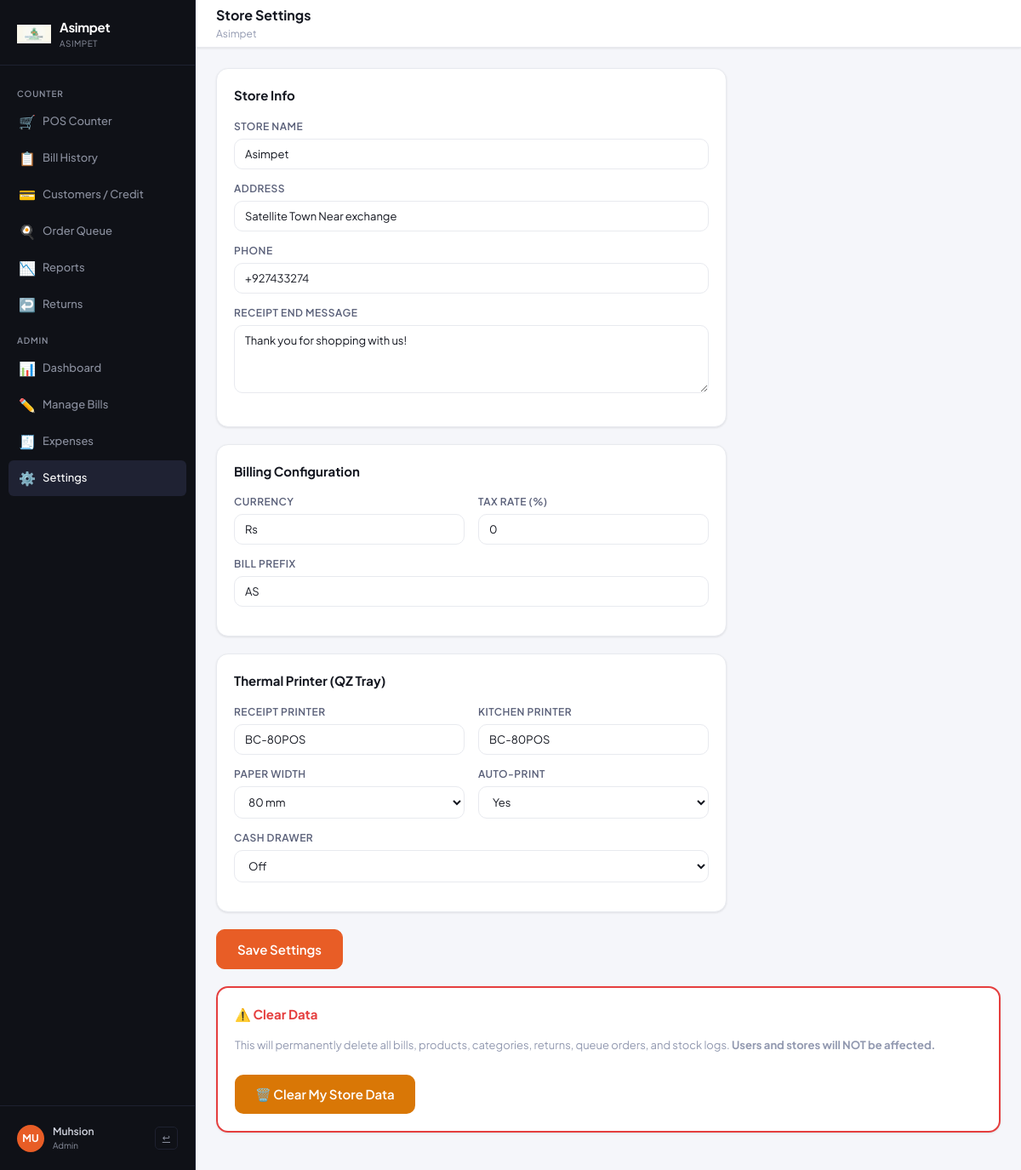
The app's page /admin/settings.php (signed in) with its own data.
### tables this page shows
CREATE TABLE stores (
            id INTEGER PRIMARY KEY AUTOINCREMENT,
            name TEXT NOT NULL,
            phone TEXT DEFAULT '',
            address TEXT DEFAULT '',
            receipt_footer TEXT DEFAULT 'Thank you!',
            bill_prefix TEXT DEFAULT 'ST',
            tax_rate REAL DEFAULT 5,
            currency TEXT DEFAULT 'Rs',
            is_active INTEGER DEFAULT 1,
            created_at DATETIME DEFAULT CURRENT_TIMESTAMP
        , logo TEXT DEFAULT '');

### includes/db.php (called while the page is built, shortened)
<?php
function baseUrl($path = '') {
    static $base = null;
    if ($base === null) {
        $docRoot  = str_replace('\\', '/', realpath($_SERVER['DOCUMENT_ROOT'] ?? ROOT_PATH) ?: ROOT_PATH);
        $projRoot = str_replace('\\', '/', ROOT_PATH);
        $base     = rtrim(substr($projRoot, strlen($docRoot)), '/');
    }
    return $base . '/' . ltrim($path, '/');
}
function getDB() {
    try {
        $db = new PDO('sqlite:' . DB_FILE);
        $db->setAttribute(PDO::ATTR_ERRMODE, PDO::ERRMODE_EXCEPTION);
        $db->setAttribute(PDO::ATTR_DEFAULT_FETCH_MODE, PDO::FETCH_ASSOC);
        $db->setAttribute(PDO::ATTR_TIMEOUT, 30);
        $db->exec('PRAGMA journal_mode=WAL');
        $db->exec('PRAGMA busy_timeout=5000');
        return $db;
    } catch (Exception $e) {
        error_log('Database error: ' . $e->getMessage());
        die('<h2>Database Error</h2><p>' . htmlspecialchars($e->getMessage()) . '</p>'
            . '<p>Try visiting <a href="' . htmlspecialchars(baseUrl('check.php')) . '">check.php</a> for diagnostics, '
            . 'or delete <code>data/restaurant.db</code> to reset (this removes all data).</p>');
    }
}
function getStore($storeId) {
    $db = getDB();
    $st = $db->prepare("SELECT * FROM stores WHERE id = ?");
    $st->execute([(int)$storeId]);
    return $st->fetch() ?: null;
}
function getStoreSettings($storeId) {
    $store = getStore($storeId);
    $out = [
        'restaurant_name'    => $store['name'],
        'restaurant_address' => $store['address'],
        'restaurant_phone'   => $store['phone'],
        'receipt_footer'     => $store['receipt_footer'],
        'bill_prefix'        => $store['bill_prefix'],
        'tax_rate'           => (string)$store['tax_rate'],
        'currency'           => $store['currency'],
        'store_id'           => (string)$store['id'],
        'store_name'         => $store['name'],
    ];
    $db = getDB();
    $st = $db->prepare("SELECT key, value FROM store_settings WHERE store_id = ?");
    $st->execute([(int)$storeId]);
    foreach ($st->fetchAll() as $r) {
        $out[$r['key']] = $r['value'];
    }
    return $out;
}
?>

### includes/auth.php (called while the page is built, shortened)
<?php
require_once __DIR__ . '/db.php';
function isAdmin() {
    return isset($_SESSION['role']) && in_array($_SESSION['role'], ['admin', 'super_admin'], true);
}
function currentUser() {
    return [
        'id'       => $_SESSION['user_id']  ?? null,
        'username' => $_SESSION['username'] ?? '',
        'name'     => $_SESSION['name']     ?? '',
        'role'     => $_SESSION['role']     ?? '',
        'store_id' => $_SESSION['store_id'] ?? null,
    ];
}

### admin/settings.php (the view, shortened to what this page needs)
<?php
require_once __DIR__ . '/../includes/auth.php';
require_once __DIR__ . '/../includes/header.php';
$s = $settings;
?>
    <div class="topbar">
      <div><div class="page-title">Store Settings</div><div class="page-subtitle"><?= htmlspecialchars($s['restaurant_name'] ?? '') ?></div></div>
    </div>
    <div class="content-area">
      <form method="POST" style="max-width:600px">
        <div class="card mb-20">
          <div class="card-title mb-16">Store Info</div>
          <div class="form-group"><label class="form-label">Store Name</label><input class="form-control" name="restaurant_name" value="<?= htmlspecialchars($s['restaurant_name'] ?? '') ?>" required></div>
          <div class="form-group"><label class="form-label">Address</label><input class="form-control" name="restaurant_address" value="<?= htmlspecialchars($s['restaurant_address'] ?? '') ?>"></div>
          <div class="form-group"><label class="form-label">Phone</label><input class="form-control" name="restaurant_phone" value="<?= htmlspecialchars($s['restaurant_phone'] ?? '') ?>"></div>
          <div class="form-group"><label class="form-label">Receipt End Message</label><textarea class="form-control" name="receipt_footer" rows="2"><?= htmlspecialchars($s['receipt_footer'] ?? '') ?></textarea></div>
        </div>
        <div class="card mb-20">
          <div class="card-title mb-16">Billing Configuration</div>
          <div class="grid-2">
            <div class="form-group"><label class="form-label">Currency</label><input class="form-control" name="currency" value="<?= htmlspecialchars($s['currency'] ?? 'Rs') ?>"></div>
            <div class="form-group"><label class="form-label">Tax Rate (%)</label><input class="form-control" type="number" name="tax_rate" value="<?= htmlspecialchars($s['tax_rate'] ?? '5') ?>" step="0.5"></div>
          </div>
          <div class="form-group"><label class="form-label">Bill Prefix</label><input class="form-control" name="bill_prefix" value="<?= htmlspecialchars($s['bill_prefix'] ?? 'ST') ?>" maxlength="5"></div>
        </div>
        <div class="card mb-20">
          <div class="card-title mb-16">Thermal Printer (QZ Tray)</div>
          <div class="grid-2">
            <div class="form-group"><label class="form-label">Receipt Printer</label><input class="form-control" name="printer_name" value="<?= htmlspecialchars($s['printer_name'] ?? 'BC-80POS') ?>"></div>
            <div class="form-group"><label class="form-label">Kitchen Printer</label><input class="form-control" name="kitchen_printer_name" value="<?= htmlspecialchars($s['kitchen_printer_name'] ?? 'BC-80POS') ?>"></div>
          </div>
          <div class="grid-2">
            <div class="form-group"><label class="form-label">Paper Width</label>
              <select class="form-control" name="printer_paper_width">
                <option value="80" <?= ($s['printer_paper_width'] ?? '80') === '80' ? 'selected' : '' ?>>80 mm</option>
              </select>
            </div>
            <div class="form-group"><label class="form-label">Auto-print</label>
              <select class="form-control" name="printer_auto_print">
                <option value="1" <?= ($s['printer_auto_print'] ?? '1') === '1' ? 'selected' : '' ?>>Yes</option>
              </select>
            </div>
          </div>
          <div class="form-group"><label class="form-label">Cash Drawer</label>
            <select class="form-control" name="printer_drawer_kick">
              <option value="0" <?= ($s['printer_drawer_kick'] ?? '0') === '0' ? 'selected' : '' ?>>Off</option>
            </select>
          </div>
        </div>
        <button class="btn btn-primary btn-lg" type="submit">Save Settings</button>
      </form>
      <div class="card mb-20" style="margin-top:20px;border:2px solid var(--red)">
        <div class="card-title mb-16" style="color:var(--red)">⚠️ Clear Data</div>
        <p style="font-size:13px;color:var(--text3);margin-bottom:16px">This will permanently delete all bills, products, categories, returns, queue orders, and stock logs. <strong>Users and stores will NOT be affected.</strong></p>
        <form method="POST" onsubmit="return confirm('Are you sure? This will clear your store\'s data only! Users and stores will remain.')">
          <button class="btn btn-lg" type="submit" style="background:var(--amber);color:#fff;border:none;margin-top:8px">🗑️ Clear My Store Data</button>
        </form>
      </div>
    </div>
<?php require_once __DIR__ . '/../includes/footer.php'; ?>

### includes/header.php (shortened to what this page needs)
<?php
require_once __DIR__ . '/auth.php';
$user = currentUser();
$storeId = currentStoreId();
if ($storeId) {
    $settings = getStoreSettings($storeId);
    $currentStore = getStore($storeId);
} else {
    $settings = getSettings();
    $currentStore = null;
}
$currentPage = basename($_SERVER['PHP_SELF'], '.php');
$B = function($p='') { return baseUrl($p); };
?>
<!DOCTYPE html>
<html lang="en">
<head>
<link rel="stylesheet" href="<?= baseUrl('assets/css/style.css') ?>">
</head>
<body data-tax="<?= (float)($settings['tax_rate'] ?? 5) ?>">
<div class="app-shell">
  <aside class="sidebar">
    <div class="sidebar-logo">
      <div class="logo-mark">
        <?php if ($currentStore && !empty($currentStore['logo'])): ?>
        <img src="<?= baseUrl($currentStore['logo']) ?>" alt="" style="width:40px;height:40px;border-radius:8px;object-fit:contain">
        <?php else: ?>
        <img src="<?= baseUrl('assets/default-logo.png') ?>" alt="" style="width:40px;height:40px;border-radius:8px;object-fit:contain">
        <?php endif; ?>
        <div>
          <div class="logo-text"><?= htmlspecialchars($settings['restaurant_name'] ?? 'POS') ?></div>
          <div class="logo-sub"><?= $storeId ? htmlspecialchars($currentStore['name'] ?? 'Store #' . $storeId) : 'Super Admin' ?></div>
        </div>
      </div>
    </div>
    <nav class="sidebar-nav">
      <?php if ($storeId): ?>
      <div class="nav-section-label">Counter</div>
      <a href="<?= $B('index.php') ?>" class="nav-item <?= $currentPage==='index'?'active':'' ?>">
        <span class="nav-icon">🛒</span> POS Counter
      </a>
      <a href="<?= $B('bills.php') ?>" class="nav-item <?= $currentPage==='bills'?'active':'' ?>">
        <span class="nav-icon">📋</span> Bill History
      </a>
      <a href="<?= $B('customers.php') ?>" class="nav-item <?= $currentPage==='customers'?'active':'' ?>">
        <span class="nav-icon">💳</span> Customers / Credit
      </a>
      <a href="<?= $B('queue.php') ?>" class="nav-item <?= $currentPage==='queue'?'active':'' ?>" id="nav-queue">
        <span class="nav-icon">🍳</span> Order Queue
      </a>
      <a href="<?= $B('admin/reports.php') ?>" class="nav-item <?= $currentPage==='reports'?'active':'' ?>">
        <span class="nav-icon">📉</span> Reports
      </a>
      <a href="<?= $B('admin/returns.php') ?>" class="nav-item <?= $currentPage==='returns'?'active':'' ?>">
        <span class="nav-icon">↩️</span> Returns
      </a>
      <?php endif; ?>
      <?php if (isAdmin()): ?>
      <div class="nav-section-label">Admin</div>
      <?php if ($storeId): ?>
      <a href="<?= $B('admin/dashboard.php') ?>" class="nav-item <?= $currentPage==='dashboard'?'active':'' ?>">
        <span class="nav-icon">📊</span> Dashboard
      </a>
      <?php endif; ?>
      <?php if ($storeId): ?>
      <a href="<?= $B('admin/bills-admin.php') ?>" class="nav-item <?= $currentPage==='bills-admin'?'active':'' ?>">
        <span class="nav-icon">✏️</span> Manage Bills
      </a>
      <a href="<?= $B('admin/expenses.php') ?>" class="nav-item <?= $currentPage==='expenses'?'active':'' ?>">
        <span class="nav-icon">🧾</span> Expenses
      </a>
      <?php endif; ?>
      <?php if ($storeId): ?>
      <a href="<?= $B('admin/settings.php') ?>" class="nav-item <?= $currentPage==='settings'?'active':'' ?>">
        <span class="nav-icon">⚙️</span> Settings
      </a>
      <?php endif; ?>
      <?php endif; ?>
    </nav>
    <div class="sidebar-footer">
      <div class="user-card">
        <div class="user-avatar"><?= strtoupper(substr($user['name'] ?: $user['username'], 0, 2)) ?></div>
        <div>
          <div class="user-name"><?= htmlspecialchars($user['name'] ?: $user['username']) ?></div>
          <div class="user-role"><?= htmlspecialchars(str_replace('_', ' ', $user['role'])) ?></div>
        </div>
        <a href="<?= $B('logout.php') ?>" class="logout-btn" title="Logout">↩</a>
      </div>
    </div>
  </aside>
  <div class="main">

### records on screen
stores: name "Asimpet", name "ASIMPET", restaurant_name "Asimpet", restaurant_address "Satellite Town Near exchange", restaurant_phone "+927433274", receipt_footer "Thank you for shopping with us!", currency "Rs", tax_rate "0", bill_prefix "AS"

### other values on screen
substr($user['name'] ?: $user['username'], 0, 2) "MU"
$user['name'] ?: $user['username'] "Muhsion"
str_replace('_', ' ', $user['role']) "Admin"
